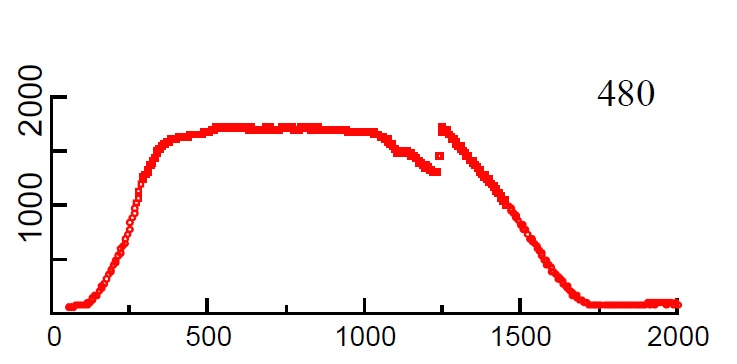
%> input picture temp480.jpg, 737 x 364 px, given in place of temp480.jpg.jpg, which was not available
$ octave --eval "plottemp('temp480.jpg');"   (GNU Octave 9; MATLAB toolbox functions it lacks are replaced by stand-ins)
%> lines starting %> are read from the running program, lines starting %| are printed output that depends on the picture; in (x1, y1, x2, y2) boxes, pixels count from 0 and x2, y2 are one past the last pixel; in counts of white or black regions, pixels touching at a corner belong together; the program's own positions count from 1; pictures that were not available may be replaced by others from this repository, and a replacement may not be noted
function [] = plottemp(name)
%> called with name = 'temp480.jpg'
% function to plot image of measured temperature automatically.
%
%
%
img=imread([name '.jpg']);
%> img is the input picture: size 364x737x3 uint8; mean R, G, B 248.8, 242.6, 242.5

% Create matrix indicating coordinate of colour
[height,width,~] = size(img);
%> height = 364; width = 737
Red = zeros(height,width);
Black = zeros(height,width);

Red( img(:,:,1)> 200 & img(:,:,2)< 100 & img(:,:,3)< 100 ) = 1;
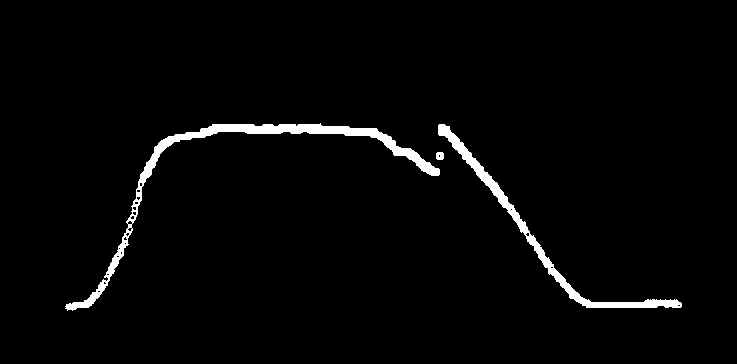
%> Red: size 364x737 double; values 0 (black) and 1 (white), 2.4% white; 3 white regions, box (x1, y1, x2, y2) and area: (65, 123, 440, 311) 3812, (438, 124, 682, 308) 2530, (436, 152, 444, 160) 58
Black( img(:,:,1)< 100 & img(:,:,2)< 100 & img(:,:,3)< 100 ) = 1;
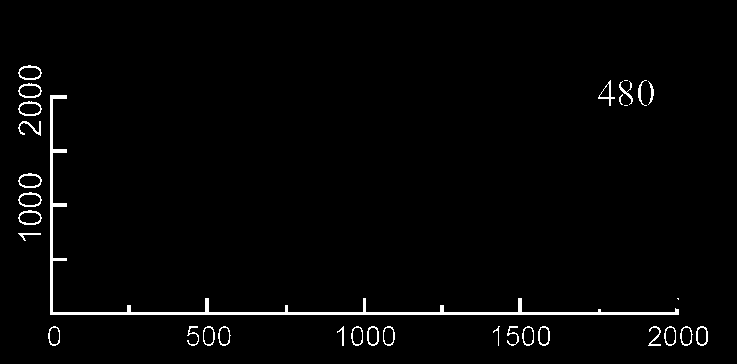
%> Black: size 364x737 double; values 0 (black) and 1 (white), 2% white; 33 white regions (3 under 20 px), largest, box (x1, y1, x2, y2) and area: (50, 95, 679, 315) 3001, (18, 173, 42, 188) 116, (18, 210, 42, 225) 116

% Find origin coordiantes
originY = find( sum(Black.') == max(sum(Black.')) );
%> originY = [313 314 315]
originY = originY(1);
%> originY = 313
origin(2) = height - originY;
originX = find( sum(Black) == max(sum(Black)) );
%> originX = 51
origin(1) = originX(1);

% Find x = 2k coordinates
x2k = Black(originY,origin(1):end);
%> x2k = 687 values, max 1 at index 1, min 0 at index 630, mean 0.916
x2k = find( x2k == 1, 1, 'last');
%> x2k = 629
x2k = x2k + origin(1) - 1;
%> x2k = 679

% Find y = 2k coordinates
y2k = Black(1:originY,origin(1));
%> y2k = 313 values from 0 to 1
y2k = find( y2k == 0, 1,'last');
%> y2k = 95
y2k = y2k + 1 ;
%> y2k = 96
y2k = height - y2k;
%> y2k = 268

% Find coordinates of red dots
[tempdata,timedata] = find ( Red == 1);
%> tempdata = 6400 values from 124 to 311; timedata = 6400 values from 66 to 682
tempdata = height - tempdata;
%> tempdata = 6400 values, max 240 at index 2646, min 53 at index 14, mean 168.7

% sort data and remove duplicate points.
[timedata, index] = unique(timedata);
%> timedata = 617 values from 66 to 682; index = 617 values from 1 to 6397
tempdata = tempdata(index);
%> tempdata = 617 values, max 240 at index 256, min 57 at index 1, mean 169.4

xScale = 2000 / (x2k - origin(1)); % x-coordinate scaling factor
%> xScale = 3.18
yScale = 2000 / (y2k - origin(2)); % y-coordinate scaling factor
%> yScale = 9.22

% Convert to time and temperature coordinates
timedata = (timedata - origin(1)) * xScale;
%> timedata = 617 values from 47.77 to 2009.6
tempdata = (tempdata - origin(2)) * yScale;
%> tempdata = 617 values, max 1741.9 at index 256, min 55.3 at index 1, mean 1091.6

% Convert temperature to Kelvin
tempdata = ((tempdata - 32) * (5/9)) + 273.15;
%> tempdata = 617 values, max 1223.1 at index 256, min 286.1 at index 1, mean 861.8

%save data to .mat file with same name as image file
save(name, 'timedata', 'tempdata')

end

$ run again, on temp502.jpg
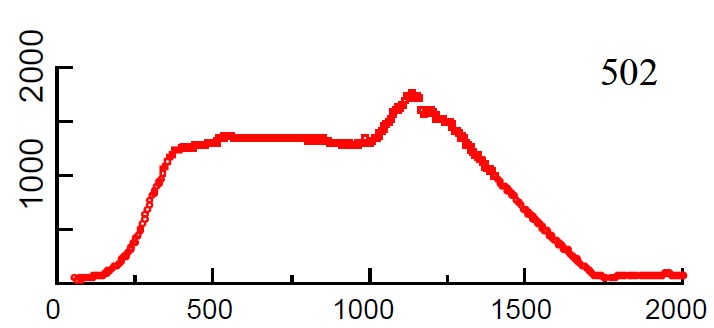
%> input picture temp502.jpg, 714 x 328 px, given in place of temp502.jpg.jpg, which was not available
%> in plottemp, img is the input picture: size 328x714x3 uint8; mean R, G, B 247.8, 241.1, 240.9
%> in plottemp, `Red( img(:,:,1)> 200 & img(:,:,2)< 100 & img(:,:,3)< 100 ) = 1;`:
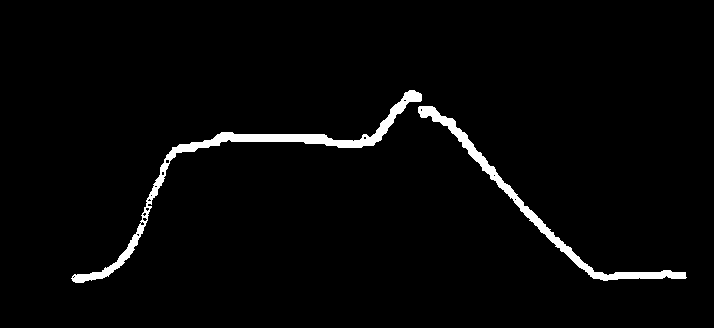
%> Red: size 328x714 double; values 0 (black) and 1 (white), 2.6% white; 2 white regions, box (x1, y1, x2, y2) and area: (71, 90, 422, 283) 3482, (418, 106, 687, 281) 2650
%> in plottemp, `Black( img(:,:,1)< 100 & img(:,:,2)< 100 & img(:,:,3)< 100 ) = 1;`:
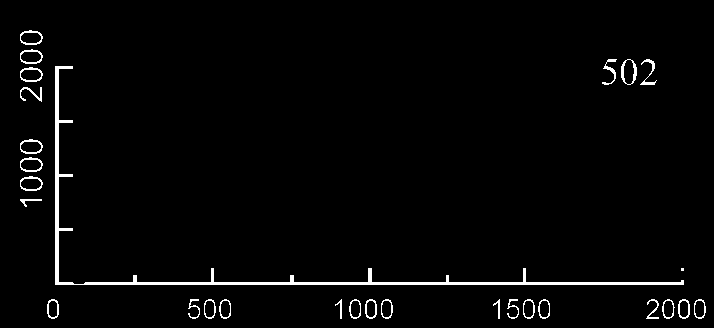
%> Black: size 328x714 double; values 0 (black) and 1 (white), 2.3% white; 29 white regions (1 under 20 px), largest, box (x1, y1, x2, y2) and area: (55, 66, 684, 285) 3120, (621, 59, 637, 85) 140, (640, 59, 657, 85) 116
%> originY = 285
%> originX = 58
%> in plottemp, `x2k = Black(originY,origin(1):end);`: x2k = 657 values, max 1 at index 1, min 0 at index 628, mean 0.954
%> in plottemp, `x2k = find( x2k == 1, 1, 'last');`: x2k = 627
%> in plottemp, `x2k = x2k + origin(1) - 1;`: x2k = 684
%> in plottemp, `y2k = Black(1:originY,origin(1));`: y2k = 285 values from 0 to 1
%> in plottemp, `y2k = find( y2k == 0, 1,'last');`: y2k = 66
%> in plottemp, `y2k = y2k + 1 ;`: y2k = 67
%> in plottemp, `y2k = height - y2k;`: y2k = 261
%> in plottemp, `[tempdata,timedata] = find ( Red == 1);`: tempdata = 6132 values from 91 to 283; timedata = 6132 values from 72 to 687
%> in plottemp, `tempdata = height - tempdata;`: tempdata = 6132 values, max 237 at index 3345, min 45 at index 28, mean 144.3
%> in plottemp, `[timedata, index] = unique(timedata);`: timedata = 616 values from 72 to 687; index = 616 values from 1 to 6132
%> in plottemp, `tempdata = tempdata(index);`: tempdata = 616 values, max 237 at index 339, min 49 at index 1, mean 142.9
%> xScale = 3.19
%> yScale = 9.17
%> in plottemp, `timedata = (timedata - origin(1)) * xScale;`: timedata = 616 values from 44.73 to 2009.6
%> in plottemp, `tempdata = (tempdata - origin(2)) * yScale;`: tempdata = 616 values, max 1779.8 at index 339, min 55.05 at index 1, mean 916.2
%> in plottemp, `tempdata = ((tempdata - 32) * (5/9)) + 273.15;`: tempdata = 616 values, max 1244.2 at index 339, min 286 at index 1, mean 764.4

$ run again, on temp590.jpg
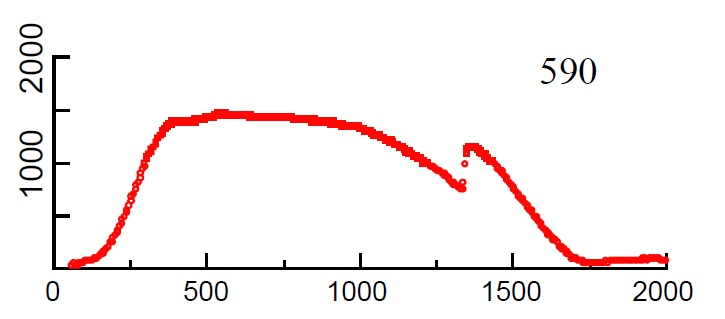
%> input picture temp590.jpg, 725 x 319 px, given in place of temp590.jpg.jpg, which was not available
%> in plottemp, img is the input picture: size 319x725x3 uint8; mean R, G, B 247.9, 241.5, 241.4
%> in plottemp, `Red( img(:,:,1)> 200 & img(:,:,2)< 100 & img(:,:,3)< 100 ) = 1;`:
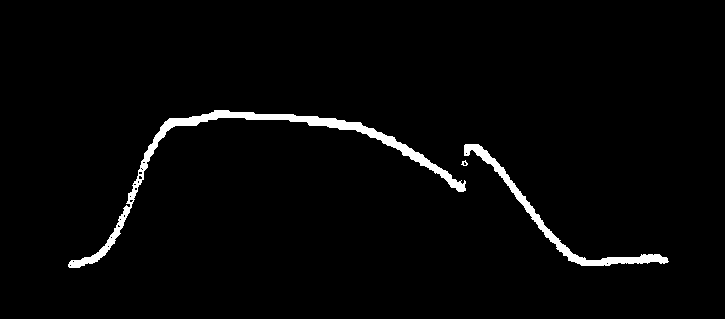
%> Red: size 319x725 double; values 0 (black) and 1 (white), 2.4% white; 3 white regions, box (x1, y1, x2, y2) and area: (68, 110, 466, 268) 3685, (464, 144, 669, 266) 1887, (461, 160, 468, 166) 22
%> in plottemp, `Black( img(:,:,1)< 100 & img(:,:,2)< 100 & img(:,:,3)< 100 ) = 1;`:
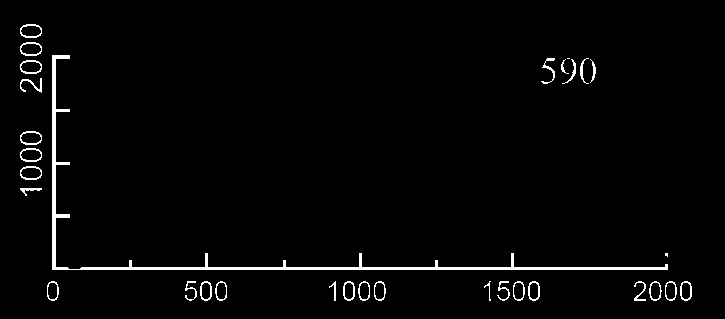
%> Black: size 319x725 double; values 0 (black) and 1 (white), 2.3% white; 32 white regions (2 under 20 px), largest, box (x1, y1, x2, y2) and area: (52, 55, 668, 270) 3066, (20, 24, 42, 38) 99, (20, 60, 42, 74) 99
%> originY = 270
%> originX = [53 54 55 56]
%> in plottemp, `x2k = Black(originY,origin(1):end);`: x2k = 673 values, max 1 at index 1, min 0 at index 617, mean 0.915
%> in plottemp, `x2k = find( x2k == 1, 1, 'last');`: x2k = 616
%> in plottemp, `x2k = x2k + origin(1) - 1;`: x2k = 668
%> in plottemp, `y2k = Black(1:originY,origin(1));`: y2k = 270 values from 0 to 1
%> in plottemp, `y2k = find( y2k == 0, 1,'last');`: y2k = 55
%> in plottemp, `y2k = y2k + 1 ;`: y2k = 56
%> in plottemp, `y2k = height - y2k;`: y2k = 263
%> in plottemp, `[tempdata,timedata] = find ( Red == 1);`: tempdata = 5594 values from 111 to 268; timedata = 5594 values from 69 to 669
%> in plottemp, `tempdata = height - tempdata;`: tempdata = 5594 values, max 208 at index 1573, min 51 at index 9, mean 140.3
%> in plottemp, `[timedata, index] = unique(timedata);`: timedata = 601 values from 69 to 669; index = 601 values from 1 to 5594
%> in plottemp, `tempdata = tempdata(index);`: tempdata = 601 values, max 208 at index 147, min 54 at index 1, mean 145
%> xScale = 3.25
%> yScale = 9.35
%> in plottemp, `timedata = (timedata - origin(1)) * xScale;`: timedata = 601 values from 52.03 to 2003.3
%> in plottemp, `tempdata = (tempdata - origin(2)) * yScale;`: tempdata = 601 values, max 1486 at index 147, min 46.73 at index 1, mean 896.8
%> in plottemp, `tempdata = ((tempdata - 32) * (5/9)) + 273.15;`: tempdata = 601 values, max 1080.9 at index 147, min 281.3 at index 1, mean 753.6
